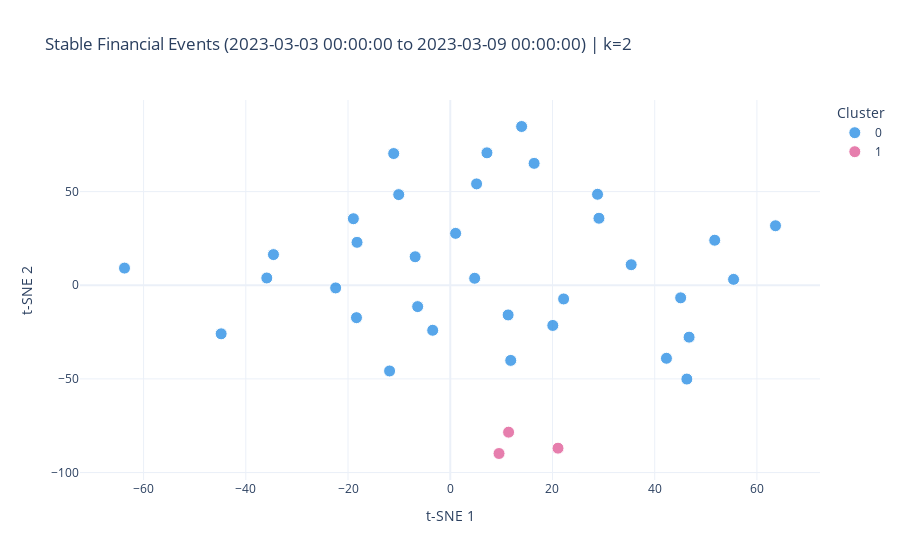

Write notebook code for a chart like this one.
### Markdown cell above
So, the adequate number of clusters for the week before the SVB collapse seems to be 2 or 9, depending on the minimal number of news in each cluster.

### Code cell
fig = visualize_hac_tsne_range(X, news_features, start_date=START_DATE, end_date=END_DATE, k=2, perplexity=10, min_samples=2)
fig.show()

### Figure 1 — Plotly figure (JSON) as saved in the notebook; plotly's stock layout.template omitted (floating-point values rounded to 4 significant figures)
{"data": [{"customdata": [["Lindblad Expeditions Holdings, Inc. (NASDAQ:LIND) Q4 2022 Earnings Call Transcript", "2023-03-03T00:00:00"], ["RIT Capital Partners' (LON:RCP) Shareholders Will Receive A Bigger Dividend Than Last Year", "2023-03-03T00:00:00"], ["ARIS MINING UPDATES MINERAL RESERVES AND RESOURCES FOR THE SEGOVIA OPERATIONS WITH FULL REPLACEMENT OF 2022 PRODUCTION", "2023-03-03T00:00:00"], ["These Are The AI Trends That Keep Us Up At Night", "2023-03-03T00:00:00"], ["Shareholders in MAG Holdings Berhad (KLSE:MAG) are in the red if they invested five years ago", "2023-03-03T00:00:00"], ["U.S. financial system vulnerable to bond market stress, Fed's Logan says", "2023-03-03T00:00:00"], ["Kuehne + Nagel International's (VTX:KNIN) Upcoming Dividend Will Be Larger Than Last Year's", "2023-03-04T00:00:00"], ["13 Most Undervalued Industrial Stocks To Buy According To Hedge Funds", "2023-03-04T00:00:00"], ["RYVYL SHAREHOLDER ACTION REMINDER: Securities Litigation Partner James (Josh) Wilson Encourages Investors Who Suffered Losses Exceeding $100,000 In Ryvyl To Contact Him Directly To Discuss Their Optio", "2023-03-04T00:00:00"], ["12 Most Promising Gold Stocks According to Analysts", "2023-03-04T00:00:00"], ["A fantastic week for Devon Energy Corporation's (NYSE:DVN) 76% institutional owners, one-year returns continue to impress", "2023-03-05T00:00:00"], ["China sets this year's economic growth target at 'around 5%'", "2023-03-05T00:00:00"], ["Calculating The Fair Value Of Rush Enterprises, Inc. (NASDAQ:RUSH.B)", "2023-03-05T00:00:00"], ["Renishaw plc (LON:RSW) Will Pay A UK£0.17 Dividend In Three Days", "2023-03-05T00:00:00"], ["Everyone is predicting a recession – but I just don’t buy it", "2023-03-05T00:00:00"], ["First Mover Asia: Bitcoin Is Stuck Between Silvergate and China", "2023-03-06T00:00:00"], ["N.L. looks across the Atlantic to lower borrowing costs with launch of foreign bond program", "2023-03-06T00:00:00"], ["Signature can 'thread the needle' on cutting crypto as Silvergate collapses: JPMorgan", "2023-03-06T00:00:00"], ["National Storage REIT (ASX:NSR) shareholders have earned a 15% CAGR over the last five years", "2023-03-06T00:00:00"], ["Fact check: Did California’s population ‘exodus’ cause $22 billion budget deficit?", "2023-03-07T00:00:00"], ["SVF Investment Corp. 2 will redeem its Class A Ordinary Shares and will not consummate an initial business combination", "2023-03-07T00:00:00"], ["Loss-Making Kin and Carta plc (LON:KCT) Set To Breakeven", "2023-03-07T00:00:00"], ["Is It Too Late To Consider Buying GrafTech International Ltd. (NYSE:EAF)?", "2023-03-07T00:00:00"], ["ONE Gas, Inc. Announces Public Offering of 2,000,000 Shares of Common Stock", "2023-03-08T00:00:00"], ["OraSure Technologies, Inc. (NASDAQ:OSUR) is a favorite amongst institutional investors who own 79%", "2023-03-08T00:00:00"], ["Will Trex Company (TREX) Recover from COVID Lows?", "2023-03-08T00:00:00"], ["What Does Samaiden Group Berhad's (KLSE:SAMAIDEN) Share Price Indicate?", "2023-03-08T00:00:00"], ["Cryptocurrency Exchange DCMcoin Becomes Top-Five Platform for Financial Derivatives in the World", "2023-03-08T00:00:00"], ["GenH2 and Chart Industries Execute MoU for Hydrogen Liquefaction Systems", "2023-03-08T00:00:00"], ["AMGEN TO PRESENT AT THE 33rd ANNUAL OPPENHEIMER HEALTHCARE CONFERENCE", "2023-03-09T00:00:00"], ["Aqua Metals Reports 2022 Financial Results", "2023-03-09T00:00:00"], ["The Board of Directors of Caverion comments new information on the competing tender offers by North Holdings 3 Oy and Crayfish BidCo Oy and continues to engage with both bidders", "2023-03-09T00:00:00"], ["ROSEN, SKILLED INVESTOR COUNSEL, Encourages Lumen Technologies, Inc. Investors With Losses to Secure Counsel Before Important Deadline in Securities Class Action - LUMN, CTL", "2023-03-09T00:00:00"], ["Putin is running out of time to win the ammunition war against the West", "2023-03-09T00:00:00"]], "hovertemplate": "Cluster=0<br>headline=%{customdata[0]}<br>date=%{customdata[1]}<extra></extra>", "legendgroup": "0", "marker": {"color": "#2E91E5", "line": {"color": "white", "width": 1}, "opacity": 0.8, "size": 12, "symbol": "circle"}, "mode": "markers", "name": "0", "orientation": "v", "showlegend": true, "type": "scatter", "x": [5.151, -10.08, 55.43, 28.81, -22.42, -63.73, -18.96, 11.32, 42.3, 20.06, -18.35, -11.06, -6.87, 1.048, 16.41, 7.176, 29.09, 22.18, -18.24, -44.82, 11.83, 4.774, -34.59, 45.08, -3.438, -6.378, -35.89, -11.87, 63.63, 51.74, 35.4, 46.73, 46.29, 13.96], "xaxis": "x", "y": [54.12, 48.39, 3.132, 48.57, -1.43, 9.143, 35.51, -15.85, -38.99, -21.47, -17.31, 70.32, 15.21, 27.7, 65.08, 70.69, 35.77, -7.321, 22.91, -25.94, -40.13, 3.734, 16.36, -6.734, -24.04, -11.41, 3.876, -45.77, 31.76, 24.03, 10.96, -27.71, -50.1, 84.76], "yaxis": "y"}, {"customdata": [["The Warehouse Group Limited (NZSE:WHS) insider upped their holding by 67% earlier this year", "2023-03-04T00:00:00"], ["Trade Alert: Gregory Howe At Odyssey Gold Limited (ASX:ODY), Has Just Spent AU$264k Buying 23% More Shares", "2023-03-05T00:00:00"], ["Bullish insiders bet US$2.3m on Nova Leap Health Corp. (CVE:NLH)", "2023-03-07T00:00:00"]], "hovertemplate": "Cluster=1<br>headline=%{customdata[0]}<br>date=%{customdata[1]}<extra></extra>", "legendgroup": "1", "marker": {"color": "#E15F99", "line": {"color": "white", "width": 1}, "opacity": 0.8, "size": 12, "symbol": "circle"}, "mode": "markers", "name": "1", "orientation": "v", "showlegend": true, "type": "scatter", "x": [11.41, 9.539, 21.08], "xaxis": "x", "y": [-78.44, -89.84, -86.99], "yaxis": "y"}], "layout": {"legend": {"title": {"text": "Cluster"}, "tracegroupgap": 0}, "title": {"text": "Stable Financial Events (2023-03-03 00:00:00 to 2023-03-09 00:00:00) | k=2"}, "xaxis": {"anchor": "y", "domain": [0, 1], "title": {"text": "t-SNE 1"}}, "yaxis": {"anchor": "x", "domain": [0, 1], "title": {"text": "t-SNE 2"}}}}
